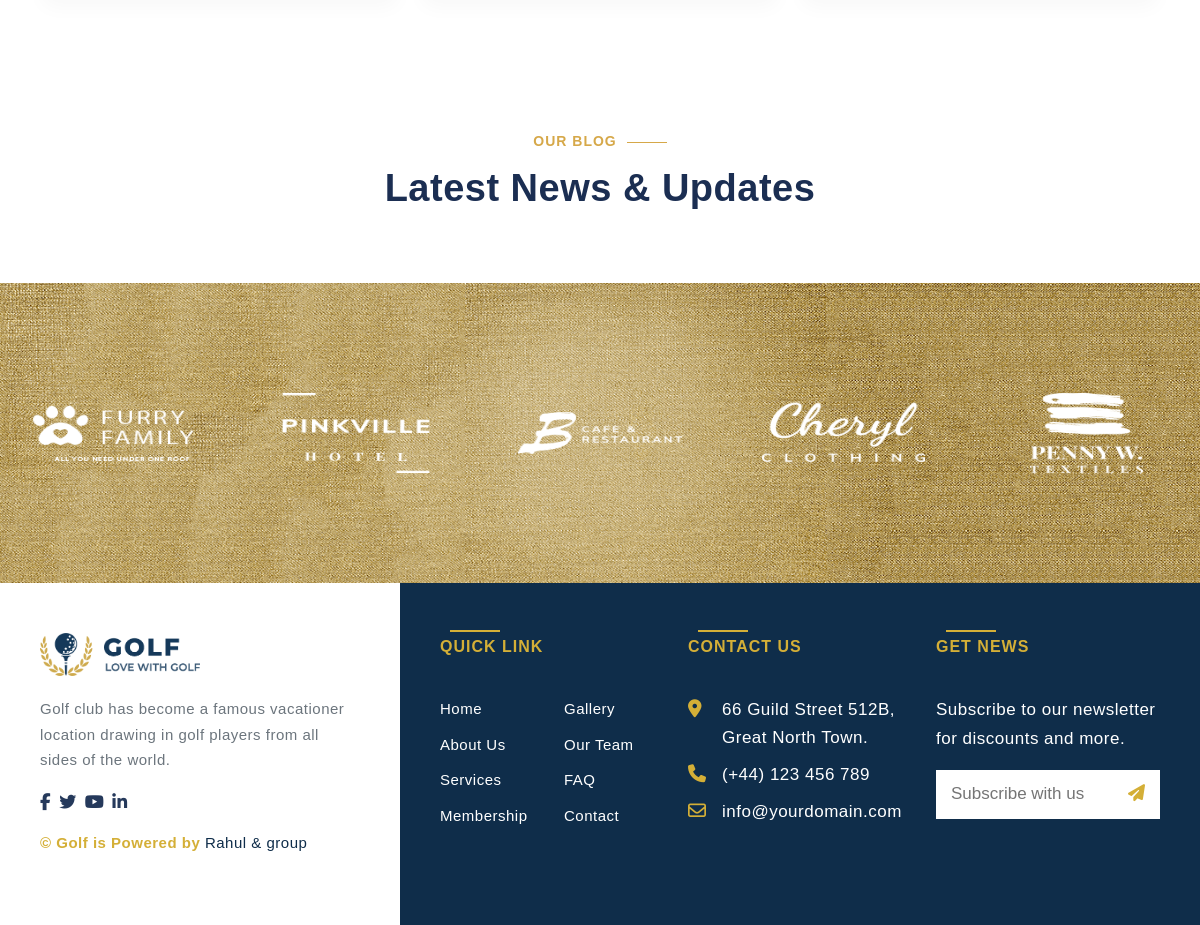
The app's page /website/code/index.php (lower part), older data.
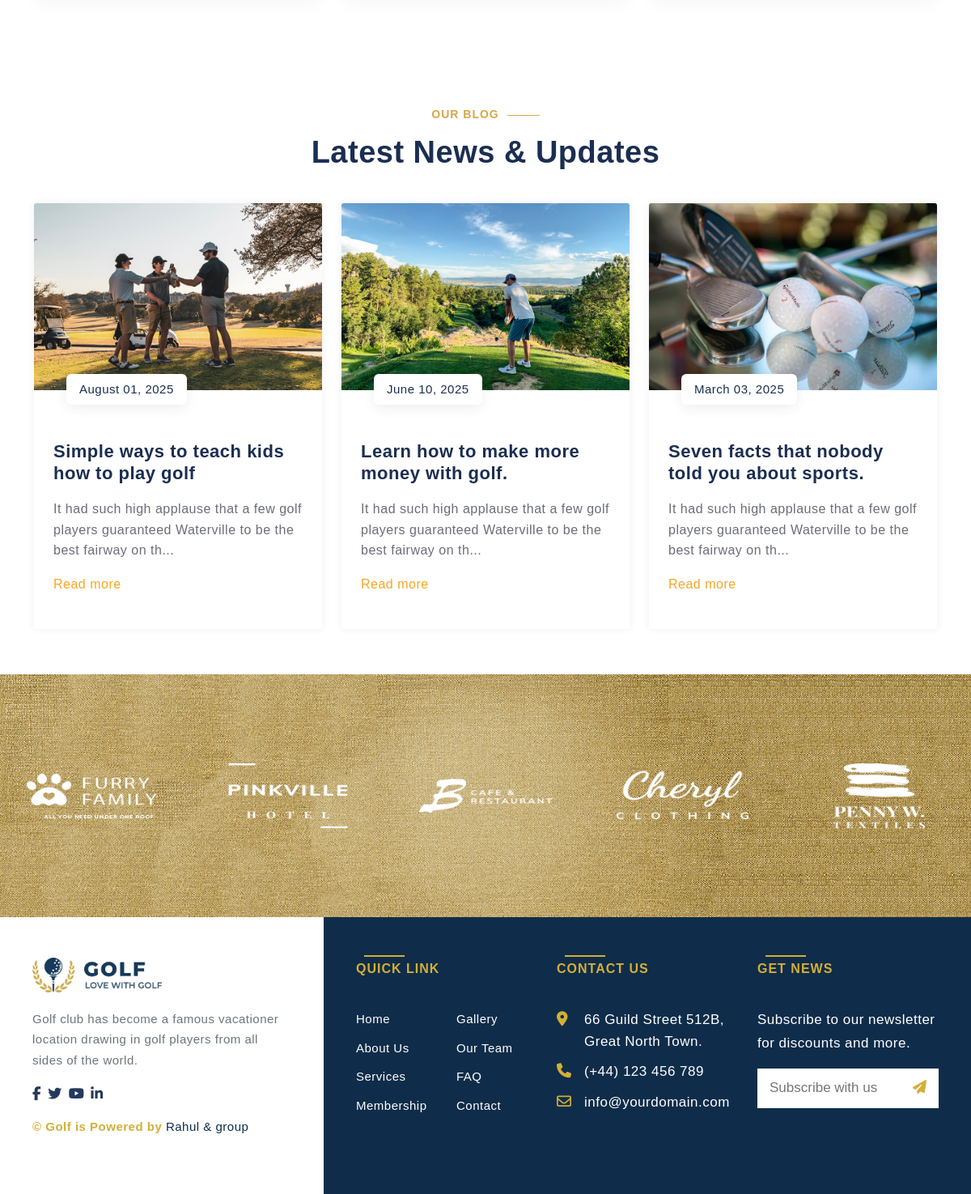
The same page, newer data.
### tables this page shows
CREATE TABLE `blogs` (
  `id` int(6) UNSIGNED NOT NULL,
  `title` varchar(255) NOT NULL,
  `date` varchar(50) NOT NULL,
  `image` varchar(255) NOT NULL,
  `content` text NOT NULL,
  `reg_date` timestamp NOT NULL DEFAULT current_timestamp() ON UPDATE current_timestamp()
);

### website/code/index.php (the view, shortened to what this page needs)
<!DOCTYPE html>
<html lang="en">
<head>
  <link rel="stylesheet" href="https://cdnjs.cloudflare.com/ajax/libs/font-awesome/6.7.2/css/all.min.css"
 />
  <link rel="stylesheet" href="https://cdnjs.cloudflare.com/ajax/libs/OwlCarousel2/2.3.4/assets/owl.carousel.min.css"
 />
  <link rel="stylesheet"
    href="https://cdnjs.cloudflare.com/ajax/libs/OwlCarousel2/2.3.4/assets/owl.theme.default.min.css"
 />
  <link rel="stylesheet" href="../css/bootstrap.min.css">
  <link rel="stylesheet" href="../css/style.css">
</head>
<body>
  <section class="pricing-section">
  </section>
  <section>
    <div class="container py-5">
      <div class="text-center mb-4">
        <span class="section-title">OUR BLOG</span>
        <h2 class="h1 mb-0">Latest News & Updates</h2>
      </div>
      <div class="row mt-4">
        <?php
        include 'db.php';
        $sql = "SELECT * FROM blogs ORDER BY id DESC LIMIT 3";
        $result = $con->query($sql);
        if ($result->num_rows > 0) {
            while($row = $result->fetch_assoc()) {
                ?>
                <div class="col-md-6 col-lg-4 mb-4">
                  <article class="card card-style4 h-100 mt-3">
                    <img src="<?php echo $row['image']; ?>" class="card-img-top" alt="<?php echo $row['title']; ?>">
                    <div class="card-body position-relative pt-5 px-4 pb-4">
                      <span><?php echo $row['date']; ?></span>
                      <h3>
                        <a href="blog-detail.php?id=<?php echo $row['id']; ?>"><?php echo $row['title']; ?></a>
                      </h3>
                      <p><?php echo substr($row['content'], 0, 100) . '...'; ?></p>
                      <a href="blog-detail.php?id=<?php echo $row['id']; ?>" class="read-more-link">Read more <i class="ti-arrow-right"></i></a>
                    </div>
                  </article>
                </div>
                <?php
            }
        }
        ?>
      </div>
    </div>
  </section>
  <section class="pattern-bg text-center">
    <div class="container-fluid">
      <div class="owl-carousel client-carousel" id="logo-item">
        <div class="item"><img src="../image/client-01.png" alt="Client 1"></div>
        <div class="item"><img src="../image/client-02.png" alt="Client 2"></div>
        <div class="item"><img src="../image/client-03.png" alt="Client 3"></div>
        <div class="item"><img src="../image/client-04.png" alt="Client 4"></div>
        <div class="item"><img src="../image/client-05.png" alt="Client 5"></div>
      </div>
    </div>
  </section>
  <footer class="footer">
    <div class="footer-left col-xl-4">
      <div class="footer-logo">
        <img src="../image/footer-light-logo.png" alt="Golf Logo" />
      </div>
      <p>Golf club has become a famous vacationer location drawing in golf players from all sides of the world.</p>
      <div class="social-icons1">
        <i class="fa-brands fa-facebook-f" style="color: #25395b;"></i>
        <i class="fa-brands fa-twitter ps-2" style="color: #25395b;"></i>
        <i class="fa-brands fa-youtube ps-2" style="color: #25395b;"></i>
        <i class="fa-brands fa-linkedin-in ps-2" style="color: #25395b;"></i>
      </div>
      <p class="copyright">&copy; <span class="current-year"></span> Golf is Powered by <a href="#"
          style="color:  #0f2d4a;">Rahul & group</a></p>
    </div>
    <div class="footer-right col-xl-8">
      <div class="row">
        <div class="col-md-4">
          <div class="section-title">Quick Link</div>
          <div class="row mt-3">
            <div class="col-6">
              <ul>
                <li><a href="index.php">Home</a></li>
                <li><a href="about.php">About Us</a></li>
                <li><a href="service.php">Services</a></li>
                <li><a href="membership.php">Membership</a></li>
              </ul>
            </div>
            <div class="col-6">
              <ul>
                <li><a href="#">Gallery</a></li>
                <li><a href="team.php">Our Team</a></li>
                <li><a href="#">FAQ</a></li>
                <li><a href="contact.php">Contact</a></li>
              </ul>
            </div>
          </div>
        </div>
        <div class="col-md-4">
          <div class="section-title">Contact Us</div>
          <div class="mt-3">
            <div class="icon-text">
              <i class="fas fa-map-marker-alt pt-1"></i>
              <span>66 Guild Street 512B, Great North Town.</span>
            </div>
            <div class="icon-text">
              <i class="fa-solid fa-phone pt-1"></i>
              <span>(+44) 123 456 789</span>
            </div>
            <div class="icon-text">
              <i class="far fa-envelope pt-1"></i>
              <span>info@yourdomain.com</span>
            </div>
          </div>
        </div>
        <div class="col-md-4">
          <div class="section-title">Get News</div>
          <p class="mt-3">Subscribe to our newsletter for discounts and more.</p>
          <form class="newsletter d-flex">
            <input type="email" placeholder="Subscribe with us" />
            <button type="submit"><i class="fas fa-paper-plane"></i></button>
          </form>
        </div>
      </div>
    </div>
  </footer>
</body>
</html>

### website/css/style.css (style rules this page uses)
* { margin: 0; padding: 0; font-family: 'Source Sans Pro', sans-serif; }
body { font-size: 17px; letter-spacing: 0.5px; color: #575a7b; font-weight: 400; line-height: 1.7; overflow-x: hidden; }
.section-title { font-size: 1rem; font-weight: bold; text-transform: uppercase; color: #c18f1b; letter-spacing: 1px; }
.pricing-section { padding: 80px 0; }
.section-title { text-transform: uppercase; font-weight: 600; color: #d1a853; letter-spacing: 1px; font-size: 0.95rem; }
.section-title { color: #d4a953; font-size: 14px; font-weight: 600; letter-spacing: 0.5px; text-transform: uppercase; }
h2.h1 { color: #1b2e52; font-weight: 700; font-size: 38px; }
.card-style4 { border: none; border-radius: 3px; box-shadow: 0px 0px 10px rgba(89, 75, 128, 0.09); transition: transform 0.6s ease-in-out; transform: translateZ(0); background-color: #fff; }
.card-style4 img { border-top-left-radius: 3px; border-top-right-radius: 3px; }
.card-style4 span { position: absolute; top: -20px; left: 40px; background-color: #ffffff; color: #1b2e52; font-size: 15px; font-weight: 500; padding: 6px 16px; border-radius: 6px; box-shadow: 0 4px 16px rgba(0, 0, 0, 0.07); }
.card-style4 h3 a { font-size: 22px; font-weight: 600; color: #1b2e52; text-decoration: none; display: inline-block; margin-top: 15px; margin-bottom: 10px; }
.card-style4 p { font-size: 16px; color: #6c6d79; line-height: 1.6; margin-bottom: 0; }
.read-more-link { color: #f6a622; font-size: 16px; font-weight: 500; text-decoration: none; display: inline-block; margin-top: 15px; }
.pattern-bg { background: url('../image/pattern-bg.jpg') center center no-repeat; background-size: cover; background-color: #b2903c; display: flex; align-items: center; padding: 60px 0; height: 300px; }
.client-carousel .item { display: flex; align-items: center; justify-content: center; padding: 10px 20px; }
.client-carousel img { max-height: 80px; width: auto; filter: brightness(0) invert(1); transition: transform 0.3s ease; }
.footer { display: flex; flex-wrap: wrap; }
.footer-left { background: #fff; padding: 50px 40px; }
.footer-left .footer-logo img { width: 160px; }
.footer-left p { color: #6c757d; font-size: 15px; line-height: 1.7; margin: 20px 0; }
.social-icons1 { display: flex; align-items: center; justify-content: start; }
.footer-left .copyright { color: #d4af37; font-weight: 600; margin-top: 20px; }
.footer-left .copyright a { color: #0f2d4a; font-weight: 400; }
.footer-right { background: #0f2d4a; color: #fff; padding: 50px 40px; flex-grow: 1; }
.footer-right .section-title { font-size: 16px; font-weight: 700; color: #d4af37; text-transform: uppercase; margin-bottom: 20px; position: relative; display: inline-block; }
.footer-right .section-title::after { content: ""; position: absolute; bottom: -6px; left: 0; width: 50px; height: 2px; background-color: #d4af37; }
.footer-right ul { list-style: none; padding: 0; margin: 0 0 15px 0; }
.footer-right ul li { margin-bottom: 10px; font-size: 15px; }
.footer-right ul li a { color: #fff; text-decoration: none; }
.footer-right .icon-text { display: flex; align-items: flex-start; margin-bottom: 10px; }
.footer-right .icon-text i { font-size: 18px; color: #d4af37; min-width: 24px; }
.footer-right .icon-text span { margin-left: 10px; line-height: 1.6; }
.footer-right .newsletter input { border: none; border-radius: 0; padding: 10px 15px; width: 100%; }
.footer-right .newsletter button { border: none; background: #fff; color: #d4af37; padding: 10px 15px; }
.row { display: flex; flex-wrap: wrap; }
.section-title { font-size: 14px; font-weight: 700; letter-spacing: 1px; text-transform: uppercase; color: #d6a849; display: inline-block; position: relative; margin-bottom: 12px; }
.section-title::after { content: ''; position: relative; display: inline-block; width: 40px; height: 1px; background-color: #d6a849; margin-left: 10px; top: -3px; }

Row changes from the older to the newer data that the page shows:
added blogs: image (picture), date "August 01, 2025", title "Simple ways to teach kids how to play golf", content "It had such high applause that a few golf players guaranteed Waterville to be the best fairway on th"
added blogs: image (picture), date "June 10, 2025", title "Learn how to make more money with golf.", content "It had such high applause that a few golf players guaranteed Waterville to be the best fairway on th"
added blogs: image (picture), date "March 03, 2025", title "Seven facts that nobody told you about sports.", content "It had such high applause that a few golf players guaranteed Waterville to be the best fairway on th"
